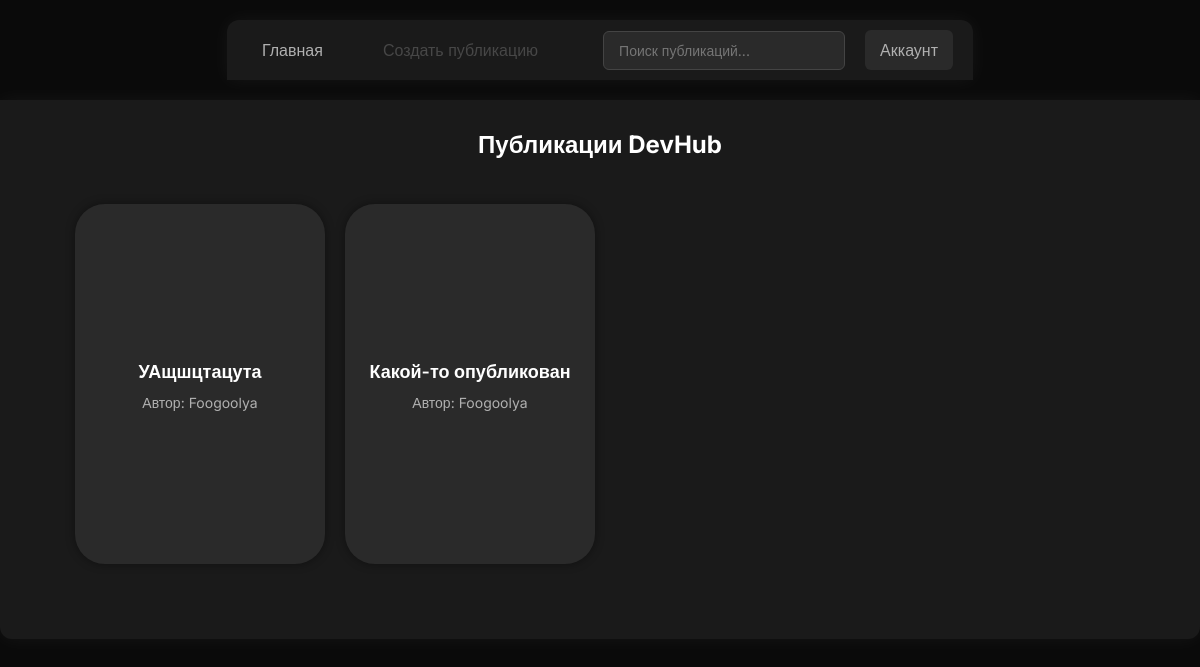
The page / on the database its author committed.
### tables this page shows
CREATE TABLE `Posts` (
  `id_p` int(11) NOT NULL,
  `id_type` int(11) DEFAULT NULL,
  `id_u` int(11) NOT NULL,
  `title` varchar(20) NOT NULL COMMENT 'заголовок',
  `content` longtext NOT NULL COMMENT 'содержание',
  `create_at` timestamp NOT NULL COMMENT 'дата создания',
  `avRate` tinyint(4) DEFAULT NULL COMMENT 'Рейтинг (0/10)',
  `isNote` tinyint(1) DEFAULT NULL,
  `ownPrev` blob
);

### index.php (the view, shortened to what this page needs)
<?php
require_once 'header.php';
$host = "localhost";
$user = "root";
$pass = "";
$dbname = "DevHub_mainDB";
$conn = new mysqli($host, $user, $pass, $dbname);
$conn->set_charset("utf8");
$sql = "
    SELECT
        p.id_p,
        p.title,
        COALESCE(NULLIF(u.username, ''), u.login) AS author_name
    FROM Posts p
    JOIN Users u ON p.id_u = u.Id_U
    WHERE p.isNote = 0
    ORDER BY p.create_at DESC
";
$result = $conn->query($sql);
?>
<h2>Публикации DevHub</h2>
<div class="posts-wrapper">
    <?php if ($result && $result->num_rows > 0): ?>
        <div class="posts-grid">
            <?php while ($row = $result->fetch_assoc()): ?>
                <a class="post-card-link" href="post.php?id=<?php echo (int)$row['id_p']; ?>">
                    <div class="post-card">
                        <div class="post-card-title">
                            <?php echo htmlspecialchars($row['title']); ?>
                        </div>
                        <div class="post-card-author">
                            Автор: <?php echo htmlspecialchars($row['author_name']); ?>
                        </div>
                    </div>
                </a>
            <?php endwhile; ?>
        </div>
    <?php else: ?>
        <p>Пока нет опубликованных публикаций.</p>
    <?php endif; ?>
</div>

### style.css (style rules this page uses)
* { color: #ffffff; margin: 0; padding: 0; box-sizing: border-box; font-family: "Inter", sans-serif; }
body { background-color: #0a0a0a; min-height: 90vh; min-width: 150vh; display: flex; justify-content: center; align-items: center; overflow-x: hidden; flex-direction: column; }
h2 { text-align: center; margin-bottom: 20px; color: #ffffff; }
.posts-wrapper { margin: 20px; padding: 15px; }
.posts-grid { display: flex; flex-direction: row; flex-wrap: wrap; }
.post-card-link { text-decoration: none; color: inherit; }
.post-card { width: 250px; height: 360px; padding: 3px; margin: 10px; border-radius: 30px; background-color: #2a2a2a; box-shadow: 0 0 10px rgba(0, 0, 0, 0.4); display: flex; flex-direction: column; justify-content: center; align-items: center; border: 1px solid transparent; transition: background-color 0.2s ease, box-shadow 0.2s ease, border-color 0.2s ease, transform 0.1s ease; }
.post-card-title { padding: 3px; display: flex; align-items: center; justify-content: center; font-size: 18px; font-weight: 600; margin-bottom: 8px; color: #ffffff; text-align: center; word-wrap: break-word; overflow-wrap: break-word; }
.post-card-author { display: flex; align-items: center; justify-content: center; font-size: 14px; color: #b0b0b0; text-align: center; }
.post-card { position: relative; }

### rows shown on the page
posts: title "УАщшцтацута", author_name "Foogoolya"
posts: title "Какой-то опубликован", author_name "Foogoolya"
